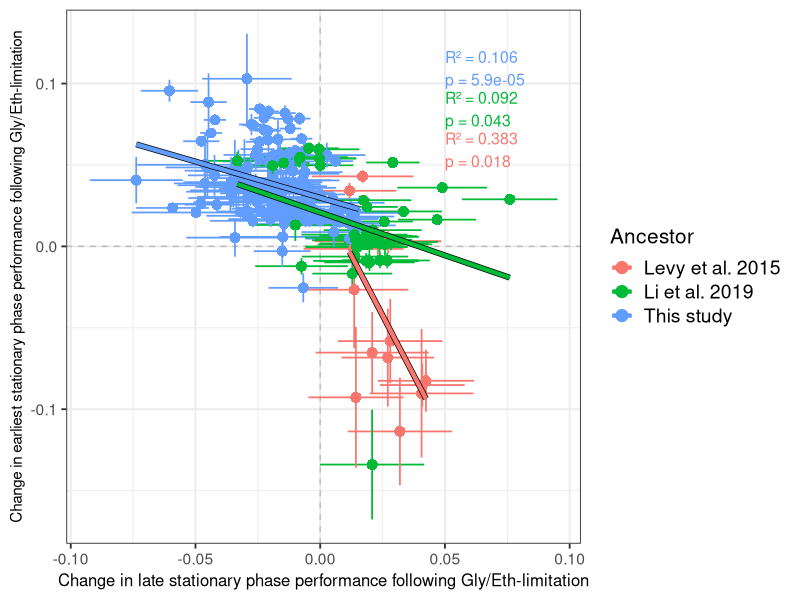

Source code (R):
###Figure S10a###
library(ggplot2)
library(dplyr)
library(broom)
df <- read.csv("../R_data/adaptive_haploid_no_SMF2.csv")
X_VAR <- "late_stationary_performance_mean_change_from_ancestor"
Y_VAR <- "earliest_stationary_phase_mean_change_from_ancestor"
FACET_VAR <- "ancestor"
# Ancestor label mapping
label_map <- c(
    "Jason_ancestor"   = "This study",
    "Levy_ancestor"    = "Levy et al. 2015",
    "Yuping_ancestor"  = "Li et al. 2019"
)
df$ancestor_label <- label_map[df[[FACET_VAR]]]
df <- df %>% filter(!is.na(ancestor_label))
df$ancestor_label <- droplevels(factor(df$ancestor_label))
df <- df %>% filter(!is.na(.data[[X_VAR]]) & !is.na(.data[[Y_VAR]]))
# Error columns
x_pos <- which(names(df) == X_VAR)
y_pos <- which(names(df) == Y_VAR)
X_ERR_VAR <- names(df)[x_pos + 1]
Y_ERR_VAR <- names(df)[y_pos + 1]
# Statistics per ancestor group
stats_df <- df %>%
    group_by(ancestor_label) %>%
    summarise(
        n = n(),
        r2 = if(n >= 3) {
            fit <- lm(.data[[Y_VAR]] ~ .data[[X_VAR]])
            summary(fit)$r.squared
        } else NA_real_,
        pval = if(n >= 3) {
            fit <- lm(.data[[Y_VAR]] ~ .data[[X_VAR]])
            coef(summary(fit))[2, 4]
        } else NA_real_,
        .groups = "drop"
    ) %>%
    filter(!is.na(r2), !is.na(pval)) %>%
    arrange(desc(ancestor_label)) %>%
    mutate(
        label = paste0("R² = ", round(r2, 3), "\np = ", signif(pval, 2)),
        x = 0.05,
        y = 0.12 - (0.025 * (row_number() - 1))
    )
# Define consistent color mapping for all ancestors
ancestor_colors <- c(
    "Levy et al. 2015" = "#F8766D",
    "Li et al. 2019" = "#00BA38",
    "This study" = "#619CFF"
)
# ============== Plot ==============
p <- ggplot(df, aes(x = .data[[X_VAR]], y = .data[[Y_VAR]], color = ancestor_label, shape = ploidy_consensus)) +
    
    # Grey dashed lines at x=0 and y=0
    geom_hline(yintercept = 0, color = "grey", linetype = "dashed") +
    geom_vline(xintercept = 0, color = "grey", linetype = "dashed") +
    
    # Error crosses
    geom_segment(
        aes(x = .data[[X_VAR]] - .data[[X_ERR_VAR]], xend = .data[[X_VAR]] + .data[[X_ERR_VAR]], y = .data[[Y_VAR]], yend = .data[[Y_VAR]]),
        linewidth = 0.6
    ) +
    geom_segment(
        aes(x = .data[[X_VAR]], xend = .data[[X_VAR]], y = .data[[Y_VAR]] - .data[[Y_ERR_VAR]], yend = .data[[Y_VAR]] + .data[[Y_ERR_VAR]]),
        linewidth = 0.6
    ) +
    
    # Data points
    geom_point(size = 3, stroke = 1.1) +
    
    # Trendlines
    geom_smooth(
        method = "lm", 
        se = FALSE,
        aes(group = ancestor_label), 
        color = "black",        
        linewidth = 2.0,         
        show.legend = FALSE
    ) +
    geom_smooth(
        method = "lm", 
        se = FALSE,
        aes(group = ancestor_label), 
        linewidth = 1.5          
    ) +
    
    # Stats text
    geom_text(
        data = stats_df,
        aes(x = x, y = y, label = label, color = ancestor_label),
        inherit.aes = FALSE,
        hjust = 0, vjust = 1, size = 4, show.legend = FALSE
    ) +
    
    # Manual color and shape scales
    scale_color_manual(values = ancestor_colors, 
                       breaks = names(ancestor_colors)) +
    
    # --- MODIFIED: Added 'guide = "none"' to remove the ploidy legend ---
    scale_shape_manual(
        name = "Ploidy",
        values = c("haploid" = 16, "diploid" = 17, "undetermined" = 4), # circle, triangle, X
        labels = c("haploid" = "Haploid", "diploid" = "Diploid", "undetermined" = "Undetermined"),
        na.value = 4,
        guide = "none" # This line removes the shape legend
    ) +
    
    # Axis labels
    labs(
        color = "Ancestor",
        y = "Change in earliest stationary phase performance following Gly/Eth-limitation",
        x = "Change in late stationary phase performance following Gly/Eth-limitation"
    ) +
    theme_bw(base_size = 14) +
    theme(
        axis.title.x = element_text(size = 12),
        axis.title.y = element_text(size = 11),
        legend.text = element_text(size = 14),
        legend.title = element_text(size = 15)
    )
ggsave("figures/fig_S10a.pdf", p, width = 8, height = 6)
